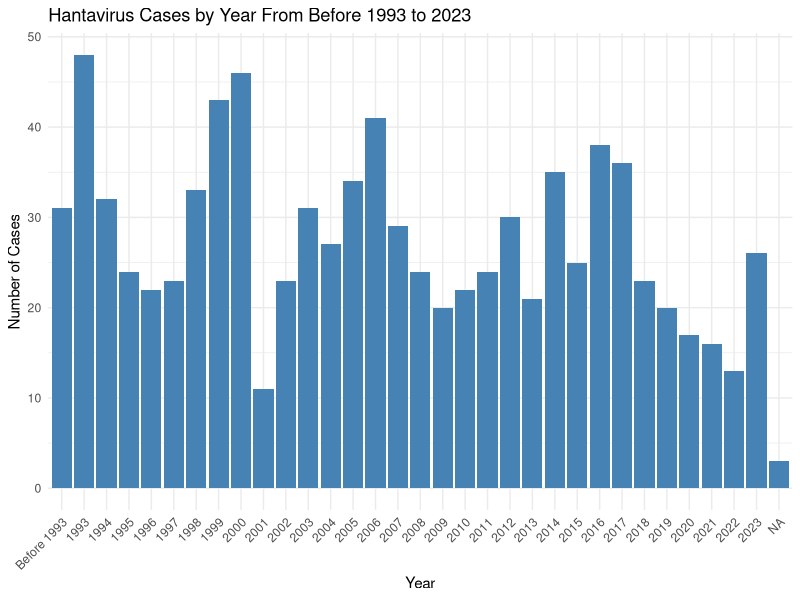
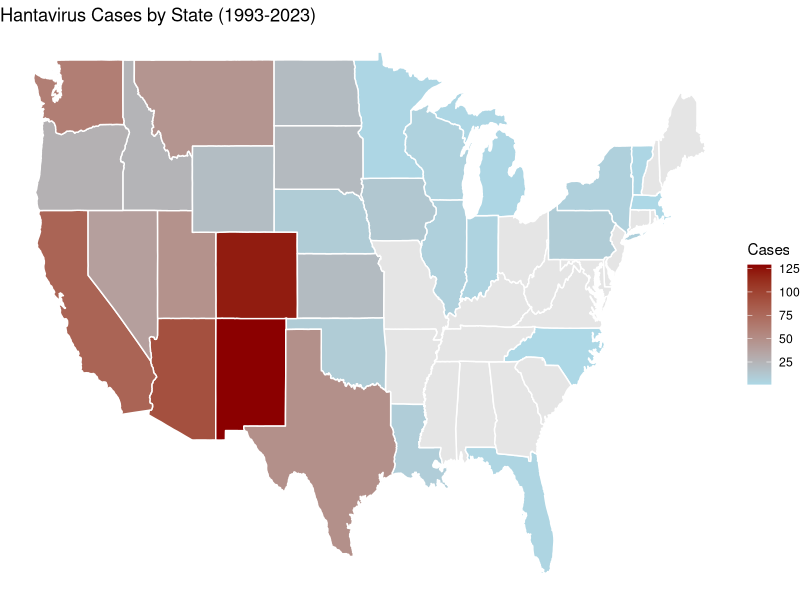
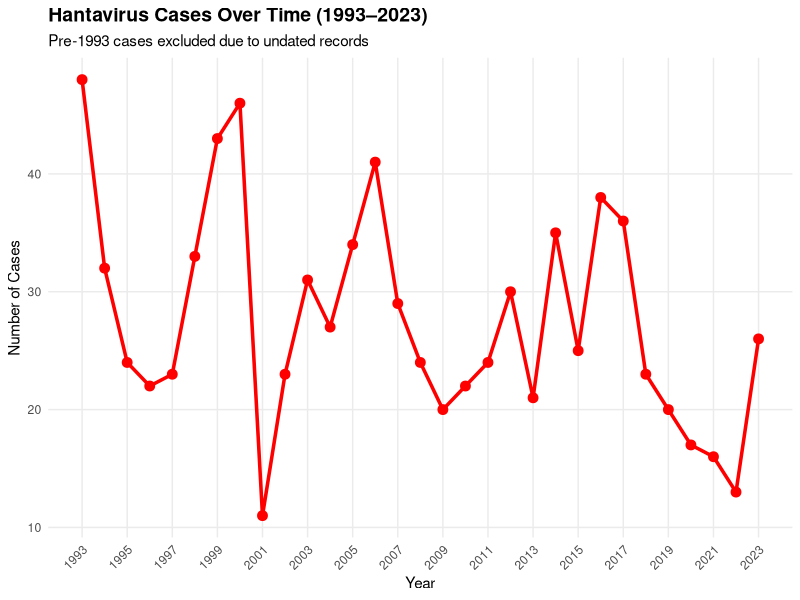

These figures' R source, in order:
## ---- chunk 1
#| message: false
#| warning: false
library(tidyverse)
library(ggplot2)
library(ggthemes)
library(stringr)
library(maps)
library(lubridate)

hantavirus_data <- read.csv("data/HantaVirusTableData.csv", skip = 1)

ggplot(hantavirus_data, aes(x = factor(
  ifelse(grepl("Before", IllnessOnsetDate),
         "Before 1993",
         str_extract(IllnessOnsetDate, "\\d{4}")),
  levels = c("Before 1993", as.character(1993:2024))))) +
  geom_bar(fill = "steelblue") +
  labs(title = "Hantavirus Cases by Year From Before 1993 to 2023",
       x = "Year", y = "Number of Cases") +
  theme_minimal() +
  theme(axis.text.x = element_text(angle = 45, hjust = 1))
## ---- chunk 2
#| message: false
#| warning: false
state_fips <- data.frame(
  StateFIPS = c("04","06","08","12","16","17","18","19","20",
                "22","25","26","27","30","31","32","35","36",
                "37","38","40","41","42","46","48","49","50",
                "53","55","56"),
  state = c("arizona","california","colorado","florida","idaho",
            "illinois","indiana","iowa","kansas","louisiana",
            "massachusetts","michigan","minnesota","montana",
            "nebraska","nevada","new mexico","new york",
            "north carolina","north dakota","oklahoma","oregon",
            "pennsylvania","south dakota","texas","utah","vermont",
            "washington","wisconsin","wyoming")
)

state_counts <- hantavirus_data %>%
  mutate(StateFIPS = sprintf("%02d", as.integer(StateFIPS))) %>%
  count(StateFIPS) %>%
  left_join(state_fips, by = "StateFIPS")

us_map <- map_data("state")
map_merged <- left_join(us_map, state_counts, by = c("region" = "state"))

ggplot(map_merged, aes(x = long, y = lat, group = group, fill = n)) +
  geom_polygon(color = "white") +
  scale_fill_gradient(low = "lightblue", high = "darkred", 
                      na.value = "grey90", name = "Cases") +
  labs(title = "Hantavirus Cases by State (1993-2023)") +
  theme_void()
## ---- chunk 3
#| message: false
#| warning: false

# Filter out "Before 1993" rows and remove rows with no date
cases_by_year <- hantavirus_data %>%
  filter(!grepl("Before", IllnessOnsetDate), !is.na(IllnessOnsetDate)) %>%
  # Extract the 4-digit year from strings like "Jul-1993"
  mutate(Year = as.integer(str_extract(IllnessOnsetDate, "\\d{4}"))) %>%
  # Drop any rows where year extraction failed
  filter(!is.na(Year)) %>%
  count(Year, name = "Cases")

# Build the line chart
ggplot(cases_by_year, aes(x = Year, y = Cases)) +
  geom_line(color = "red", linewidth = 1.2) +
  geom_point(color = "red", size = 3) +
  scale_x_continuous(breaks = seq(min(cases_by_year$Year),
                                   max(cases_by_year$Year), by = 2)) +
  labs(title = "Hantavirus Cases Over Time (1993–2023)",
       subtitle = "Pre-1993 cases excluded due to undated records",
       x = "Year", y = "Number of Cases") +
  theme_minimal() +
  theme(
    plot.title = element_text(face = "bold", size = 14),
    # Rotate x-axis labels so they don't overlap
    axis.text.x = element_text(angle = 45, hjust = 1),
    panel.grid.minor = element_blank()
  )
## ---- chunk 4
#| message: false
#| warning: false
library(knitr)


top10_states <- hantavirus_data %>%
  # Convert FIPS code to 2-digit string to match lookup table
  mutate(StateFIPS = sprintf("%02d", as.integer(StateFIPS))) %>%
  # Join with the state names lookup table already defined above
  left_join(state_fips, by = "StateFIPS") %>%
  # Remove rows with no matching state name
  filter(!is.na(state)) %>%

  count(state, name = "Cases") %>%
  # Sort highest to lowest and keep top 10
  arrange(desc(Cases)) %>%
  slice(1:10) %>%

  mutate(state = str_to_title(state)) %>%
  rename(State = state)


kable(top10_states, caption = "Top 10 States by Hantavirus Case Count (1993–2023)")
